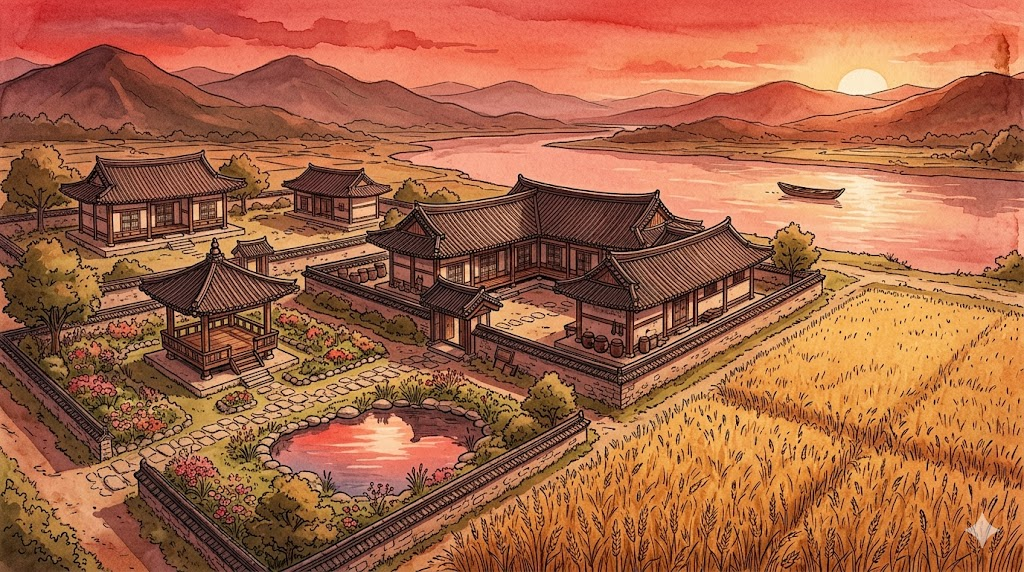
#> input picture 누룩꽃 필 무렵/images/000_누룩꽃 필 무렵.jpeg, 1024 x 572 px
$ python crop.py '../../../../누룩꽃 필 무렵/images/000_누룩꽃 필 무렵.jpeg'
#> lines starting #> are read from the running program, lines starting #| are printed output that depends on the picture
import sys
import os
import argparse
from pathlib import Path

try:
    from PIL import Image
except ImportError:
    print("Error: Pillow library is not installed. Please install it using 'pip install Pillow'")
    sys.exit(1)

def crop_to_square(image_path):
    path = Path(image_path)
    if not path.is_file():
        return

    # Check if it's an image
    if path.suffix.lower() not in ['.png', '.jpg', '.jpeg', '.webp', '.bmp']:
        return

    # Skip already cropped images
    if path.stem.endswith('_cropped'):
        return

    out_suffix = '.jpeg' if path.suffix.lower() == '.png' else path.suffix
    out_path = path.with_name(f"{path.stem}_cropped{out_suffix}")
    if out_path.exists():
        print(f"Skipping {path.name}: {out_path.name} already exists.")
        return

    try:
        with Image.open(path) as img:
#> img is the input picture: PIL image 1024x572 RGB; mean R, G, B 166.4, 101.7, 70.7
            width, height = img.size
#> width = 1024; height = 572
            if width == height:
                print(f"Skipping {path.name}: Image is already a square.")
                return

            # Calculate the crop box for center crop
            new_size = min(width, height)
#> new_size = 572
            left = (width - new_size) / 2
#> left = 226
            top = (height - new_size) / 2
#> top = 0
            right = (width + new_size) / 2
#> right = 798
            bottom = (height + new_size) / 2
#> bottom = 572

            # Crop and save
            img_cropped = img.crop((left, top, right, bottom))
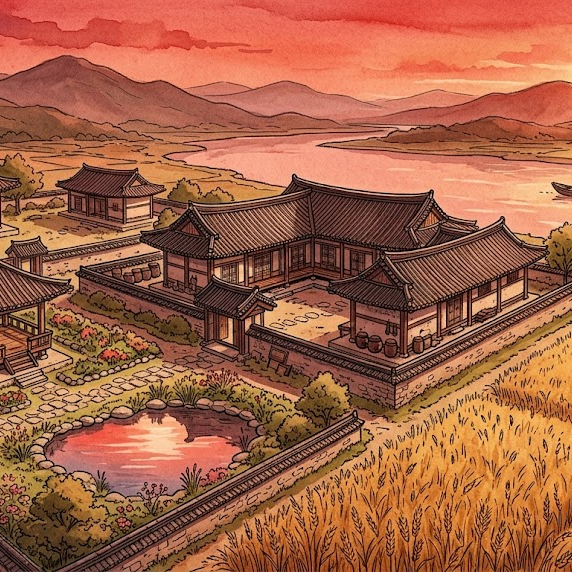
#> img_cropped: PIL image 572x572 RGB; mean R, G, B 164.1, 99.1, 71.2

            # Convert PNG to JPEG
            if path.suffix.lower() == '.png':
                img_cropped = img_cropped.convert('RGB')

            img_cropped.save(out_path)
            print(f"Successfully cropped {path.name} -> {out_path.name}")
    except Exception as e:
        print(f"Error processing {path.name}: {e}")

def main():
    parser = argparse.ArgumentParser(description="Center crop images to 1:1 square ratio.")
    parser.add_argument("target", help="File or directory path to process")
    args = parser.parse_args()

    target = Path(args.target)

    if not target.exists():
        print(f"Error: Target path '{target}' does not exist.")
        sys.exit(1)

    if target.is_file():
        crop_to_square(target)
    elif target.is_dir():
        count = 0
        for item in target.iterdir():
            if item.is_file():
                crop_to_square(item)
                count += 1
        if count == 0:
            print(f"No files found in directory '{target}'")
    else:
        print(f"Error: Target path '{target}' is not a valid file or directory.")

if __name__ == "__main__":
    main()
